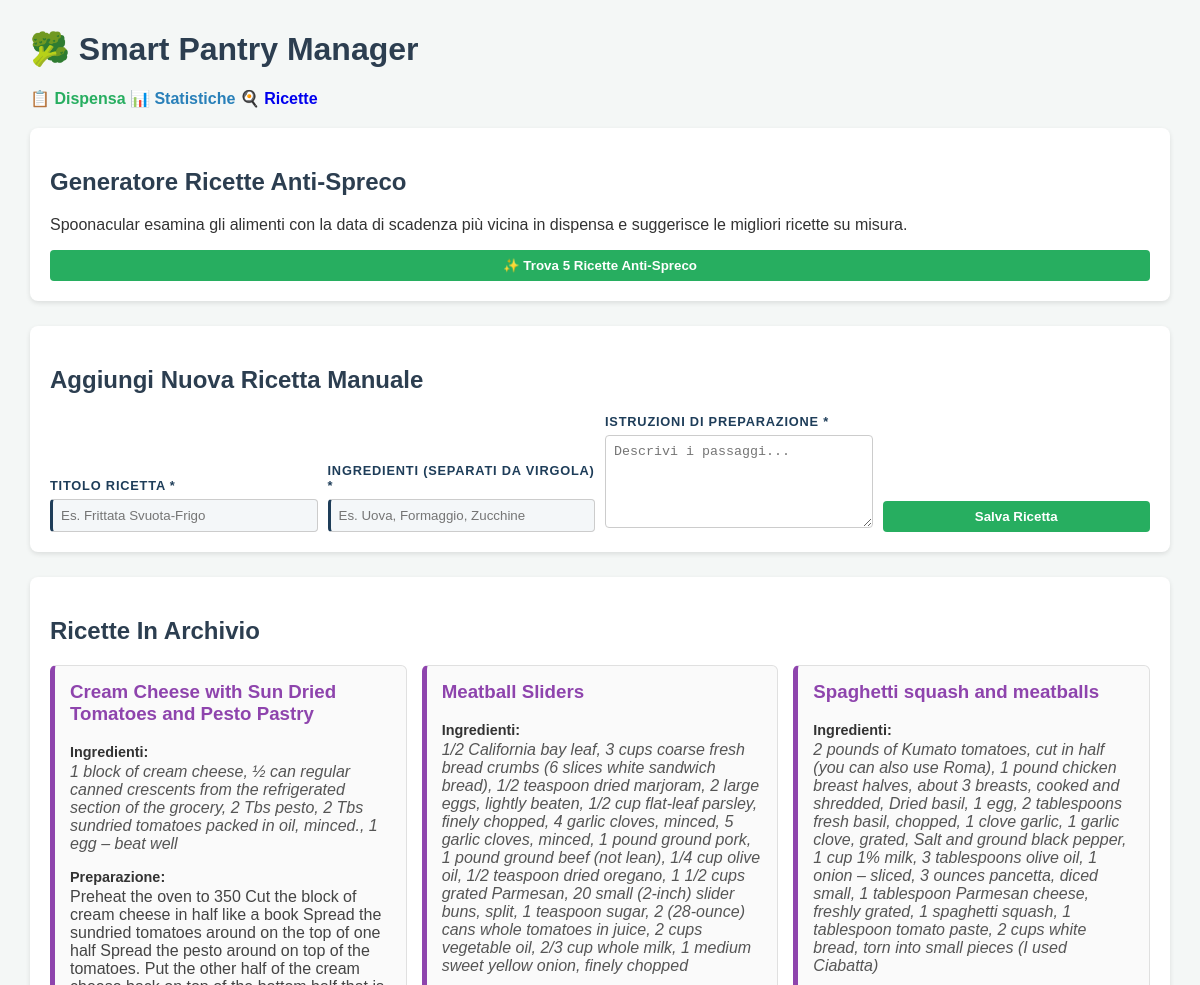
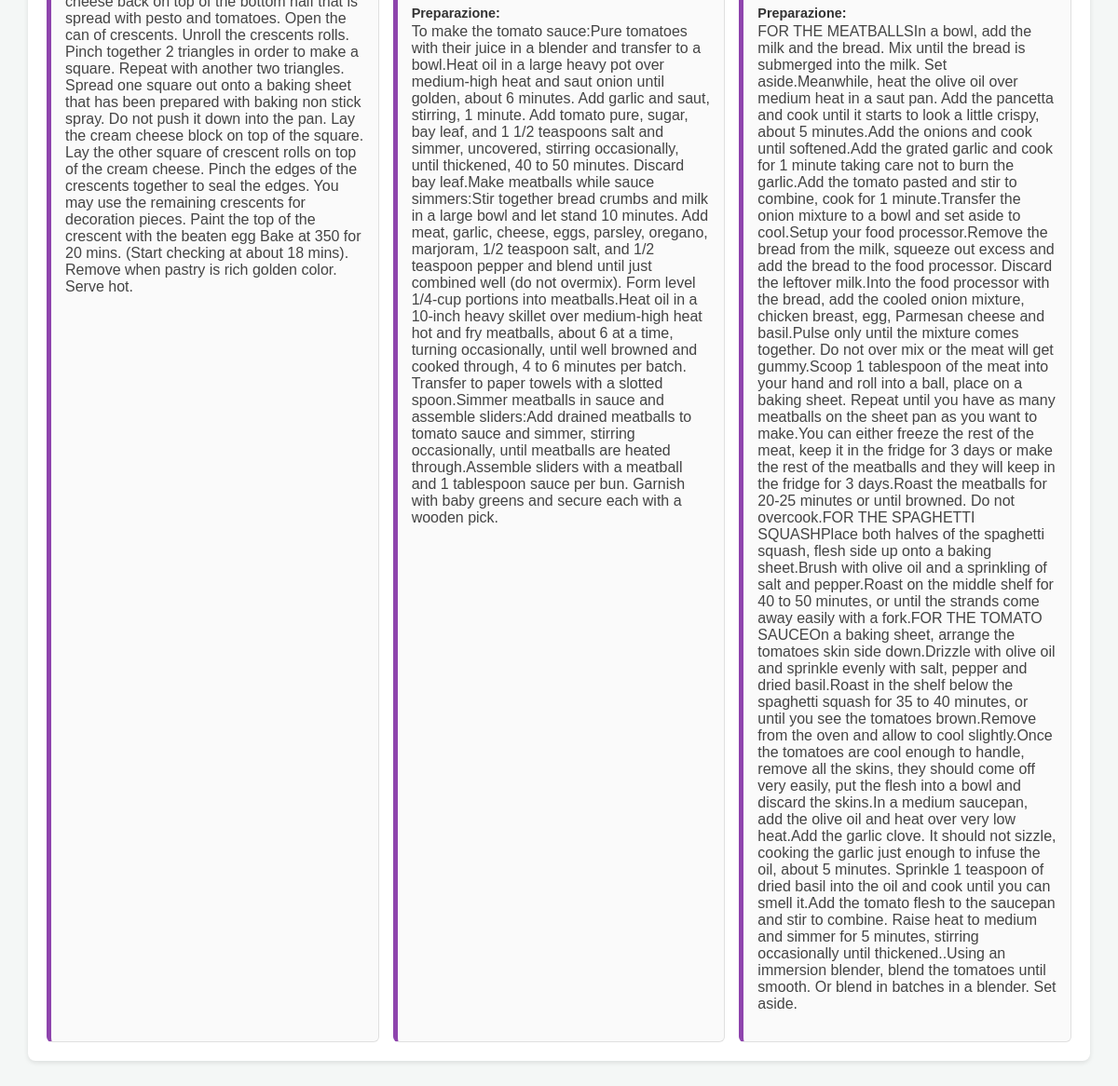
Page /recipes on the committed database (2 pictures, top to bottom).
### tables this page shows
CREATE TABLE saved_recipes (
    id INTEGER PRIMARY KEY AUTOINCREMENT,
    title TEXT NOT NULL,
    ingredients TEXT NOT NULL,
    instructions TEXT NOT NULL
);

### app.py (the view)
@app.route('/recipes')
def show_recipes():
    conn = get_db_connection()
    recipes = conn.execute("SELECT * FROM saved_recipes ORDER BY title ASC").fetchall()
    pantry_items = conn.execute("""
                                SELECT DISTINCT name
                                FROM pantry_items
                                WHERE status = 'in_pantry'
                                """).fetchall()
    conn.close()
    available_ingredients = [item['name'].lower() for item in pantry_items]
    return render_template('recipes.html', recipes=recipes, available_ingredients=available_ingredients)

### db.py (called while the page is built)
def get_db_connection():
    conn = sqlite3.connect(DATABASE_NAME)
    conn.row_factory = sqlite3.Row
    """risultati  restituiti come dizionari row['year']"""
    return conn

### templates/recipes.html (shortened to what this page needs)
{% extends "base.html" %}
{% block content %}
<div class="card">
    <h2>Generatore Ricette Anti-Spreco</h2>
    <p>Spoonacular esamina gli alimenti con la data di scadenza più vicina in dispensa e suggerisce le migliori ricette su misura.</p>
    <button type="button" id="generate-recipe-btn" class="btn-secondary">✨ Trova 5 Ricette Anti-Spreco</button>
</div>
<div class="card" id="manual-recipe-card">
    <h2>Aggiungi Nuova Ricetta Manuale</h2>
    <form action="/add_recipe" method="POST" class="recipe-form" id="manual-recipe-form">
        <div>
            <label for="title">Titolo Ricetta *</label>
            <input type="text" id="title" name="title" required placeholder="Es. Frittata Svuota-Frigo">
        </div>
        <div>
            <label for="ingredients">Ingredienti (separati da virgola) *</label>
            <input type="text" id="ingredients" name="ingredients" required placeholder="Es. Uova, Formaggio, Zucchine">
        </div>
        <div>
            <label for="instructions">Istruzioni di Preparazione *</label>
            <textarea id="instructions" name="instructions" required rows="5" placeholder="Descrivi i passaggi..."></textarea>
        </div>
        <div>
            <button type="submit">Salva Ricetta</button>
        </div>
    </form>
</div>
<div class="card">
    <h2>Ricette In Archivio</h2>
    {% if recipes %}
        <div class="recipe-grid">
            {% for recipe in recipes %}
            <div class="recipe-card">
                <h3 class="recipe-title">{{ recipe['title'] }}</h3>
                <p class="recipe-section-label"><strong>Ingredienti:</strong></p>
                <p class="recipe-ingredients">{{ recipe['ingredients'] }}</p>
                <p class="recipe-section-label"><strong>Preparazione:</strong></p>
                <p class="recipe-instructions">{{ recipe['instructions'] }}</p>
            </div>
            {% endfor %}
        </div>
    {% else %}
        <p>Nessuna ricetta presente in archivio.</p>
    {% endif %}
</div>
{% endblock %}

### templates/base.html (shortened to what this page needs)
<!DOCTYPE html>
<html lang="it">
<head>
    <link rel="stylesheet" href="{{ url_for('static', filename='style.css') }}">
</head>
<body>
    <h1>🥦 Smart Pantry Manager</h1>
    <div class="nav-bar">
        <a href="/" class="nav-link nav-link-back">📋 Dispensa</a>
        <a href="/stats" class="nav-link nav-link-stats">📊 Statistiche</a>
        <a href="/recipes" class="nav-link nav-link-recipes">🍳 Ricette</a>
    </div>
    <main>
        {% block content %}{% endblock %}
    </main>
</body>
</html>

### static/style.css (style rules this page uses)
body { font-family: Arial, sans-serif; margin: 30px; background-color: #f4f7f6; color: #333; }
h1, h2 { color: #2c3e50; }
.card { background: white; padding: 20px; border-radius: 8px; box-shadow: 0 2px 5px rgba(0,0,0,0.1); margin-bottom: 25px; }
form { display: grid; grid-template-columns: repeat(auto-fit, minmax(140px, 1fr)); gap: 10px; align-items: end; }
label { font-size: 0.85em; font-weight: bold; margin-bottom: 3px; display: block; }
.card form label { display: block; font-size: 0.8rem; font-weight: 800; text-transform: uppercase; letter-spacing: 0.8px; color: #1e3d59; margin-bottom: 6px; }
.card form input:required { background-color: #f4f7f9; border-left: 3px solid #1e3d59; }
input, select, button, textarea { padding: 8px; border: 1px solid #ccc; border-radius: 4px; width: 100%; box-sizing: border-box; }
button { background-color: #27ae60; color: white; border: none; cursor: pointer; font-weight: bold; }
.nav-bar { margin-bottom: 20px; }
.nav-link { text-decoration: none; font-weight: bold; }
.nav-link-back { color: #27ae60; }
.nav-link-stats { color: #2980b9; }
.recipe-grid { display: grid; grid-template-columns: repeat(auto-fit, minmax(280px, 1fr)); gap: 15px; margin-top: 15px; }
.recipe-card { border: 1px solid #e0e0e0; border-left: 5px solid #8e44ad; border-radius: 6px; padding: 15px; background-color: #fafafa; }
.recipe-title { margin-top: 0; color: #8e44ad; }
.recipe-section-label { margin-bottom: 3px; font-size: 0.9em; }
.recipe-ingredients { margin-top: 0; color: #555; font-style: italic; }
.recipe-instructions { margin-top: 0; color: #444; white-space: pre-line; }

### rows in the picture
saved_recipes: title "Cream Cheese with Sun Dried Tomatoes and Pesto Pastry", ingredients "1 block of cream cheese, ½ can regular canned crescents from the refrigerated section of the grocery, 2 Tbs pesto, 2 Tbs sundried tomatoes packed in oil, minced., 1 egg – beat well", instructions "Preheat the oven to 350 Cut the block of cream cheese in half like a book Spread the sundried tomatoes around on the top of one half Spread the pesto around on top of the tomatoes. Put the other half of the cream cheese back on top of the bottom half that is spread with pesto and tomatoes. Open the can of crescents. Unroll the crescents rolls. Pinch together 2 triangles in order to make a square. Repeat with another two triangles. Spread one square out onto a baking sheet that has been prepared with baking non stick spray. Do not push it down into the pan. Lay the cream cheese block on top of the square. Lay the other square of crescent rolls on top of the cream cheese. Pinch the edges of…"
saved_recipes: title "Meatball Sliders", ingredients "1/2 California bay leaf, 3 cups coarse fresh bread crumbs (6 slices white sandwich bread), 1/2 teaspoon dried marjoram, 2 large eggs, lightly beaten, 1/2 cup flat-leaf parsley, finely chopped, 4 garlic cloves, minced, 5 garlic cloves, minced, 1 pound ground pork, 1 pound ground beef (not lean), 1/4 cup olive oil, 1/2 teaspoon dried oregano, 1 1/2 cups grated Parmesan, 20 small (2-inch) slider buns, split, 1 teaspoon sugar, 2 (28-ounce) cans whole tomatoes in juice, 2 cups vegetable oil, 2/3 cup whole milk, 1 medium sweet yellow onion, finely chopped", instructions "To make the tomato sauce:Pure tomatoes with their juice in a blender and transfer to a bowl.Heat oil in a large heavy pot over medium-high heat and saut onion until golden, about 6 minutes. Add garlic and saut, stirring, 1 minute. Add tomato pure, sugar, bay leaf, and 1 1/2 teaspoons salt and simmer, uncovered, stirring occasionally, until thickened, 40 to 50 minutes. Discard bay leaf.Make meatballs while sauce simmers:Stir together bread crumbs and milk in a large bowl and let stand 10 minutes. Add meat, garlic, cheese, eggs, parsley, oregano, marjoram, 1/2 teaspoon salt, and 1/2 teaspoon pepper and blend until just combined well (do not overmix). Form level 1/4-cup portions into…"
saved_recipes: title "Spaghetti squash and meatballs", ingredients "2 pounds of Kumato tomatoes, cut in half (you can also use Roma), 1 pound chicken breast halves, about 3 breasts, cooked and shredded, Dried basil, 1 egg, 2 tablespoons fresh basil, chopped, 1 clove garlic, 1 garlic clove, grated, Salt and ground black pepper, 1 cup 1% milk, 3 tablespoons olive oil, 1 onion – sliced, 3 ounces pancetta, diced small, 1 tablespoon Parmesan cheese, freshly grated, 1 spaghetti squash, 1 tablespoon tomato paste, 2 cups white bread, torn into small pieces (I used Ciabatta)", instructions "FOR THE MEATBALLSIn a bowl, add the milk and the bread. Mix until the bread is submerged into the milk. Set aside.Meanwhile, heat the olive oil over medium heat in a saut pan. Add the pancetta and cook until it starts to look a little crispy, about 5 minutes.Add the onions and cook until softened.Add the grated garlic and cook for 1 minute taking care not to burn the garlic.Add the tomato pasted and stir to combine, cook for 1 minute.Transfer the onion mixture to a bowl and set aside to cool.Setup your food processor.Remove the bread from the milk, squeeze out excess and add the bread to the food processor. Discard the leftover milk.Into the food processor with the bread, add the cooled…"
